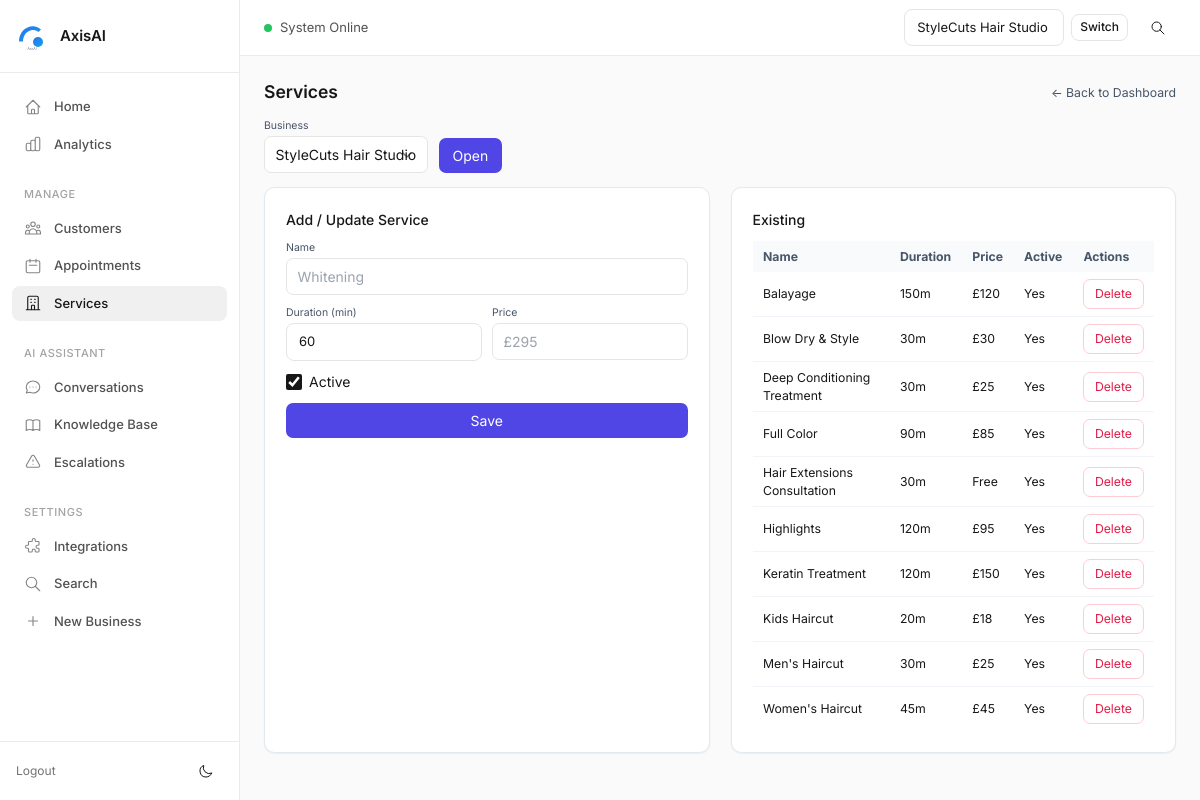
The app's page /services?business_id=9 (signed in) with its own data.
### tables this page shows
CREATE TABLE services (
  id INTEGER PRIMARY KEY AUTOINCREMENT,
  business_id INTEGER NOT NULL,
  name TEXT NOT NULL,
  duration_min INTEGER NOT NULL DEFAULT 30,
  price TEXT,
  active INTEGER NOT NULL DEFAULT 1,
  created_at TEXT NOT NULL DEFAULT CURRENT_TIMESTAMP,
  updated_at TEXT NOT NULL DEFAULT CURRENT_TIMESTAMP, external_id TEXT,
  UNIQUE(business_id, name),
  FOREIGN KEY (business_id) REFERENCES businesses(id) ON DELETE CASCADE
);

### services_bp.py (the view)
@bp.route("/services", methods=["GET"])
def services_index():
    if _need_login():
        return redirect(url_for("auth.login"))
    bid = safe_int(request.args.get("business_id"))
    businesses = list_businesses(limit=500)
    services = []
    if bid:
        with get_conn() as con:
            services = con.execute(
                "SELECT * FROM services WHERE business_id=? ORDER BY active DESC, name",
                (bid,)
            ).fetchall()
    return render_template(
        "services.html",
        businesses=businesses,
        business_id=bid,
        services=services
    )

### core/authz.py (called while the page is built)
def get_allowed_business_ids_for_user(user) -> List[int]:
    if not user:
        return []
    if user.get("role") == "admin":
        with get_conn() as con:
            return [r["id"] for r in con.execute("SELECT id FROM businesses").fetchall()]
    with get_conn() as con:
        rows = con.execute("SELECT business_id FROM business_users WHERE user_id=?", (user["id"],)).fetchall()
        return [r["business_id"] for r in rows]

### core/csrf.py (called while the page is built, shortened)
def _get_token():
    tok = session.get("csrf_token")
    if not tok:
        tok = secrets.token_urlsafe(32)
        session["csrf_token"] = tok
    return tok

def register_csrf(app):
    @app.context_processor
    def inject_csrf():
        return {"csrf_token": _get_token()}
    @app.before_request
    def enforce_csrf():
        if request.method in _EXEMPT_METHODS:
            return

### core/db.py (called while the page is built)
def get_conn() -> sqlite3.Connection:
    con = sqlite3.connect(DB_PATH, timeout=30.0)
    con.row_factory = sqlite3.Row
    con.execute("PRAGMA foreign_keys = ON;")
    con.execute("PRAGMA journal_mode = WAL;")  # Better concurrency
    return con

def _col_exists(cur: sqlite3.Cursor, table: str, col: str) -> bool:
    if not table.isidentifier():
        raise ValueError(f"Invalid table name: {table}")
    rows = cur.execute(f"PRAGMA table_info({table})").fetchall()
    return any(r[1] == col for r in rows)

def _table_exists(cur: sqlite3.Cursor, table: str) -> bool:
    r = cur.execute(
        "SELECT 1 FROM sqlite_master WHERE type='table' AND name=? LIMIT 1", (table,)
    ).fetchone()
    return bool(r)

def _safe_alter_add_column(cur: sqlite3.Cursor, table: str, col: str, ddl: str) -> None:
    try:
        if not _col_exists(cur, table, col):
            cur.execute(ddl)
    except sqlite3.OperationalError as e:
        logger.warning(f"Could not add column {col} to {table}: {e}")

def list_businesses(limit: int = 100, include_archived: bool = False) -> List[Dict[str, Any]]:
    with get_conn() as con:
        if include_archived:
            rows = con.execute(
                "SELECT * FROM businesses ORDER BY id LIMIT ?", (limit,)
            ).fetchall()
        else:
            rows = con.execute(
                "SELECT * FROM businesses WHERE archived = 0 ORDER BY id LIMIT ?", (limit,)
            ).fetchall()
        return [dict(r) for r in rows]

### services_bp.py (called while the page is built)
def _user() -> Optional[dict]:
    return session.get("user")

def _need_login() -> bool:
    return _user() is None

### templates/services.html (shortened to what this page needs)
{% extends "base.html" %}
{% block content %}
  <div class="flex items-center justify-between mb-4">
    <h1 class="text-xl font-semibold">Services</h1>
    <a class="text-sm text-slate-600 hover:text-indigo-600" href="{{ url_for('dashboard') }}">← Back to Dashboard</a>
  </div>
  <form class="flex items-end gap-3 mb-4" method="get" action="{{ url_for('services.services_index') }}">
    <div>
      <label class="block text-xs text-slate-600 mb-1">Business</label>
      <select name="business_id" class="border rounded-lg px-3 py-2 bg-white">
        {% for b in businesses %}
          <option value="{{ b['id'] }}" {% if business_id==b['id'] %}selected{% endif %}>{{ b['name'] }}</option>
        {% endfor %}
      </select>
    </div>
    <button class="px-4 py-2 rounded-lg bg-indigo-600 text-white hover:bg-indigo-700" type="submit">Open</button>
  </form>
  {% if not business_id %}
    <div class="rounded-xl border border-dashed border-slate-300 bg-white p-6 text-slate-600">Select a business.</div>
  {% else %}
    <div class="grid md:grid-cols-2 gap-6">
      <div class="rounded-xl border border-slate-200 bg-white p-6 shadow-sm">
        <h2 class="font-medium mb-3">Add / Update Service</h2>
        <form method="post" action="{{ url_for('services.services_new') }}" class="grid gap-3">
          <div>
            <label class="block text-xs text-slate-600 mb-1">Name</label>
            <input class="w-full border rounded-lg px-3 py-2" name="name" required placeholder="Whitening">
          </div>
          <div class="grid grid-cols-2 gap-3">
            <div>
              <label class="block text-xs text-slate-600 mb-1">Duration (min)</label>
              <input class="w-full border rounded-lg px-3 py-2" name="duration_min" type="number" min="10" step="5" value="60" required>
            </div>
            <div>
              <label class="block text-xs text-slate-600 mb-1">Price</label>
              <input class="w-full border rounded-lg px-3 py-2" name="price" placeholder="£295">
            </div>
          </div>
          <label class="inline-flex items-center gap-2"><input type="checkbox" name="active" checked> Active</label>
          <button class="px-4 py-2 rounded-lg bg-indigo-600 text-white hover:bg-indigo-700" type="submit">Save</button>
        </form>
      </div>
      <div class="rounded-xl border border-slate-200 bg-white p-6 shadow-sm overflow-x-auto">
        <h2 class="font-medium mb-3">Existing</h2>
        {% if not services %}
          <div class="text-slate-600">No services yet.</div>
        {% else %}
          <table class="min-w-full text-sm">
            <thead class="bg-slate-50 text-slate-600">
              <tr>
                <th class="px-3 py-2 text-left">Name</th>
                <th class="px-3 py-2 text-left">Duration</th>
                <th class="px-3 py-2 text-left">Price</th>
                <th class="px-3 py-2 text-left">Active</th>
                <th class="px-3 py-2 text-left">Actions</th>
              </tr>
            </thead>
            <tbody class="divide-y divide-slate-100">
              {% for s in services %}
                <tr>
                  <td class="px-3 py-2">{{ s['name'] }}</td>
                  <td class="px-3 py-2">{{ s['duration_min'] }}m</td>
                  <td class="px-3 py-2">{{ s['price'] or '—' }}</td>
                  <td class="px-3 py-2">{{ 'Yes' if s['active'] else 'No' }}</td>
                  <td class="px-3 py-2">
                    <form method="post" action="{{ url_for('services.services_delete', sid=s['id']) }}" onsubmit="return confirm('Delete this service?');">
                      <button class="px-3 py-1.5 rounded-lg border border-rose-200 text-rose-600 hover:bg-rose-50" type="submit">Delete</button>
                    </form>
                  </td>
                </tr>
              {% endfor %}
            </tbody>
          </table>
        {% endif %}
      </div>
    </div>
  {% endif %}
{% endblock %}

### static/axis.css (style rules this page uses)
:root { --brand: var(--brand1, #000000); --brand-light: color-mix(in srgb, var(--brand) 8%, transparent); --brand-medium: color-mix(in srgb, var(--brand) 15%, transparent); --bg-page: #fafafa; --bg-sidebar: #ffffff; --bg-card: #ffffff; --bg-elevated: #ffffff; --bg-hover: #f5f5f5; --bg-active: #f0f0f0; --bg-muted: #fafafa; --border-light: #ebebeb; --border-default: #e5e5e5; --border-strong: #d4d4d4; --text-primary: #171717; --text-secondary: #525252; --text-tertiary: #737373; --text-muted: #a3a3a3; --text-inverse: #ffffff; --success: #22c55e; --success-light: #dcfce7; --warning: #f59e0b; --warning-light: #fef3c7; --error: #ef4444; --error-light: #fee2e2; --info: #3b82f6; --info-light: #dbeafe; --shadow-xs: 0 1px 2px rgba(0, 0, 0, 0.04); --shadow-sm: 0 1px 3px rgba(0, 0, 0, 0.06), 0 1px 2px rgba(0, 0, 0, 0.04); --shadow-md: 0 4px 6px -1px rgba(0, 0, 0, 0.06), 0 2px 4px -1px rgba(0, 0, 0, 0.04); --shadow-lg: 0 10px 15px -3px rgba(0, 0, 0, 0.06), 0 4px 6px -2px rgba(0, 0, 0, 0.04); --space-1: 4px; --space-2: 8px; --space-3: 12px; --space-4: 16px; --space-5: 20px; --space-6: 24px; --space-8: 32px; --space-10: 40px; --space-12: 48px; --font-sans: 'Inter', -apple-system, BlinkMacSystemFont, 'Segoe UI', sans-serif; --font-mono: 'SF Mono', 'Monaco', 'Inconsolata', monospace; --radius-sm: 6px; --radius-md: 8px; --radius-lg: 12px; --radius-xl: 16px; --radius-full: 9999px; --transition-fast: 100ms ease; --transition-base: 150ms ease; --transition-slow: 200ms ease; --card-bg: var(--bg-card); --card-border: var(--border-default); --page-bg: var(--bg-page); }
*, *::before, *::after { box-sizing: border-box; }
html { font-size: 14px; -webkit-font-smoothing: antialiased; -moz-osx-font-smoothing: grayscale; }
body { margin: 0; font-family: var(--font-sans); font-size: 1rem; line-height: 1.5; color: var(--text-primary); background: var(--bg-page); }
a { color: inherit; text-decoration: none; }
button { font-family: inherit; cursor: pointer; }
.flex { display: flex; }
.items-center { align-items: center; }
.justify-between { justify-content: space-between; }
.gap-2 { gap: var(--space-2); }
.gap-3 { gap: var(--space-3); }
.gap-6 { gap: var(--space-6); }
.input, input[type="text"], input[type="email"], input[type="password"], input[type="number"], input[type="tel"], input[type="url"], input[type="date"], input[type="time"], input[type="datetime-local"], select, textarea { width: 100%; padding: var(--space-2) var(--space-3); font-size: 13px; font-family: inherit; line-height: 1.5; color: var(--text-primary); background: var(--bg-card); border: 1px solid var(--border-default); border-radius: var(--radius-md); transition: all var(--transition-fast); }
.input::placeholder, input::placeholder, textarea::placeholder { color: var(--text-muted); }
select { cursor: pointer; appearance: none; background-repeat: no-repeat; background-position: right 12px center; padding-right: 40px; }
input[type="checkbox"], input[type="radio"] { width: 16px; height: 16px; margin: 0; cursor: pointer; accent-color: var(--text-primary); }
.text-sm { font-size: 12px; }
.text-xl { font-size: 18px; }
.font-medium { font-weight: 500; }
.font-semibold { font-weight: 600; }
.block { display: block; }
.inline-flex { display: inline-flex; }
.w-full { width: 100%; }
.rounded-lg { border-radius: var(--radius-lg); }
.rounded-xl { border-radius: var(--radius-xl); }
.border { border: 1px solid var(--border-default); }
.shadow-sm { box-shadow: var(--shadow-sm); }
.p-6 { padding: var(--space-6); }
.px-3 { padding-left: var(--space-3); padding-right: var(--space-3); }
.px-4 { padding-left: var(--space-4); padding-right: var(--space-4); }
.py-2 { padding-top: var(--space-2); padding-bottom: var(--space-2); }
.mb-3 { margin-bottom: var(--space-3); }
.mb-4 { margin-bottom: var(--space-4); }
.grid { display: grid; }
.grid-cols-2 { grid-template-columns: repeat(2, 1fr); }
@media (min-width: 768px) { .md\:grid-cols-2 { grid-template-columns: repeat(2, 1fr); } }

### records on screen
services: name "Balayage", duration_min "150", price "£120", active "Yes"
services: name "Blow Dry & Style", duration_min "30", price "£30", active "Yes"
services: name "Deep Conditioning Treatment", duration_min "30", price "£25", active "Yes"
services: name "Full Color", duration_min "90", price "£85", active "Yes"
services: name "Hair Extensions Consultation", duration_min "30", price "Free", active "Yes"
services: name "Highlights", duration_min "120", price "£95", active "Yes"
services: name "Keratin Treatment", duration_min "120", price "£150", active "Yes"
services: name "Kids Haircut", duration_min "20", price "£18", active "Yes"
services: name "Men's Haircut", duration_min "30", price "£25", active "Yes"
services: name "Women's Haircut", duration_min "45", price "£45", active "Yes"

### other values on screen
form field active_business_id "StyleCuts Hair Studio"
form field business_id "StyleCuts Hair Studio"
